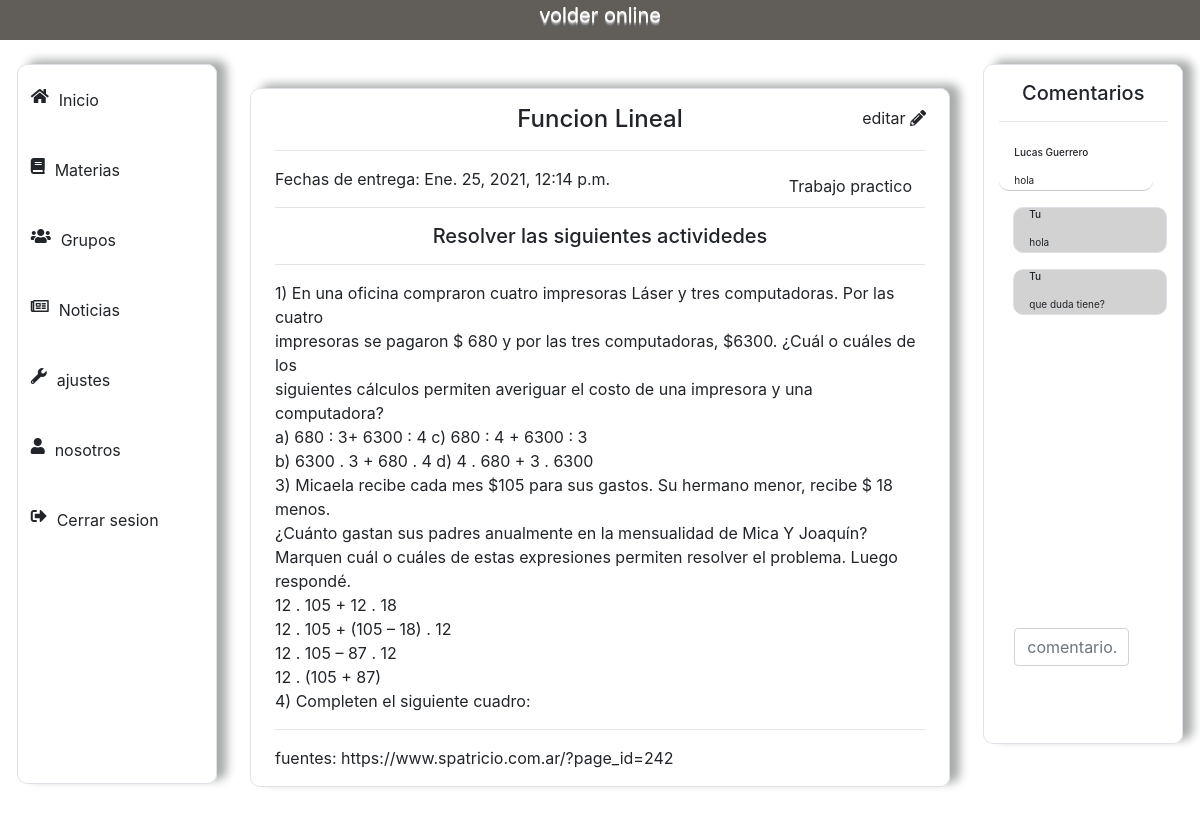
/profesor/ver_trabajo/1 (signed in), run on an earlier commit of the app's database.
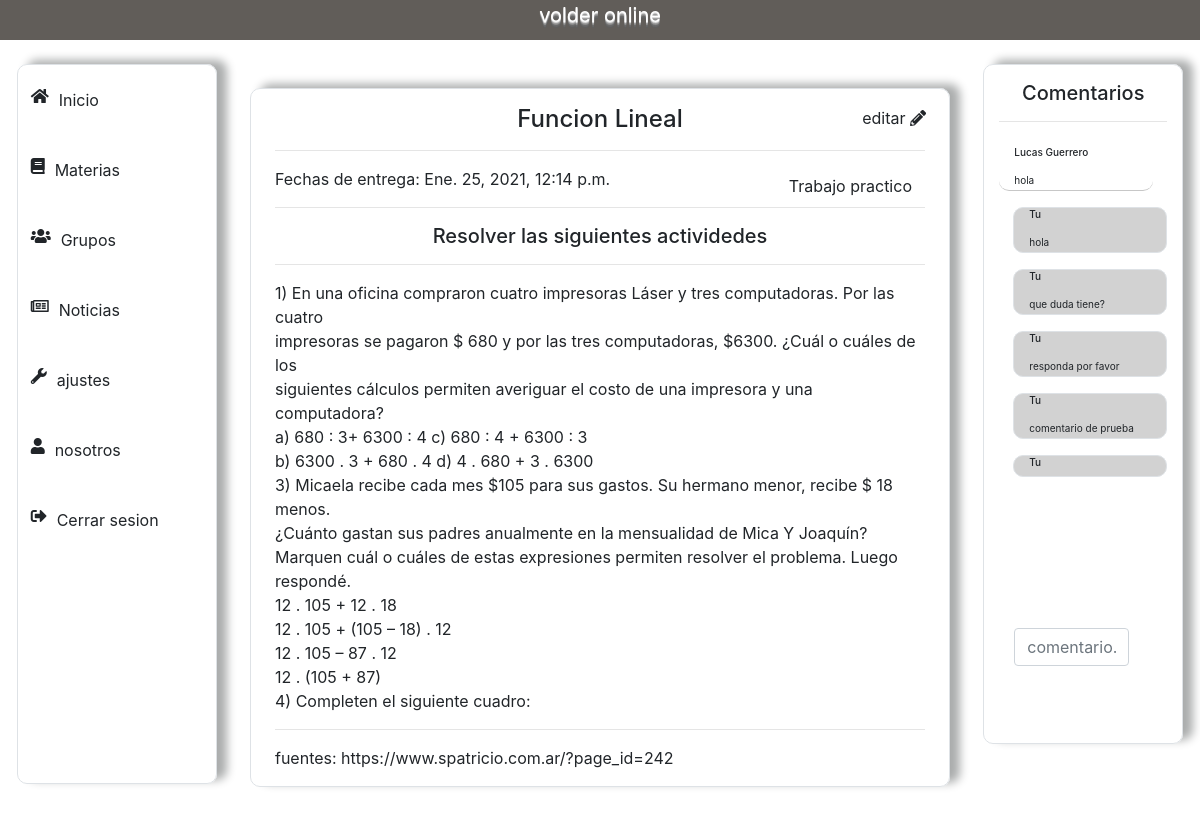
And on a later commit of the database.
### usuarios/models.py (models this page shows, shortened)
class Comentario(models.Model):
    autor = models.ForeignKey(User, on_delete = models.CASCADE)
    comentario = models.CharField(max_length=150)
    trabajo = models.ForeignKey(Trabajo, on_delete = models.CASCADE, null=True, blank=True)
    create = models.DateTimeField(auto_now_add=True, null=True, blank=True)
    def __str__(self):
        return self.comentario

class Estudiante(models.Model):
    user = models.OneToOneField(User, on_delete = models.CASCADE)
    nombre = models.CharField(max_length=50)
    apellido = models.CharField(max_length=50)
    dni = models.IntegerField(unique=True)
    curso = models.ForeignKey(Cursoos, on_delete = models.CASCADE, null=True, blank=True)
    foto =  models.ImageField(upload_to="fotos_de_perfil/estudiante", null=True, blank=True)
    def __str__(self):
        nombre_y_apellido = self.nombre + " " + self.apellido
        return nombre_y_apellido

### volder_app/decorators.py (the view)
        def wrapper(request, *args, **kwargs):
            if not hasattr(request.user, self.attribute):
                return redirect(self.redirect_to_url, **self.args_dict_to_redirect)
            return view(request, *args, **kwargs)

### profesor/views.py (called while the page is built, shortened)
@RequiredUserAttribute(attribute = 'profesor', redirect_to_url = '/preceptor/')
def ver_trabajo(request,id_trabajo):
    trabajo = Trabajo.objects.get(id=id_trabajo)
    if request.user.profesor != trabajo.materia.profesor:
        return redirect("/profesor/")
    comentarios = Comentario.objects.filter(trabajo=trabajo)
    tipo = TipoDeTarea.objects.all()
    cont = {
        "tipo":tipo,
        "trabajo":trabajo,
        "comentarios":comentarios,
    }
    return render(request, "profesor/ver_trabajo.html", cont)

### usuarios/models.py (called while the page is built)
    def __str__(self):
        return self.tipo

### profesor/templates/profesor/ver_trabajo.html (shortened to what this page needs)
{% extends 'profesor/base.html' %}
{% load static %}
{% block content %}
<div id="vista" class="mid-tarea mid-contenido-animacion border col-10 col-md-7 mx-auto my-5 px-4 py-3">
    <h4 class="text-center">{{trabajo.titulo}}</h4>
    <a id="icon" onclick="editar()" class="btn float-right"> editar <i class="fas fa-pencil-alt"></i></a><hr>
    <span>Fechas de entrega: {{trabajo.fecha_de_entrega}}</span>
    <span class="btn float-right"> {{trabajo.tipo_de_trabajo}}</span><hr>
    <h5 class="text-center">{{trabajo.consigna}}<hr></h5>
    {{ trabajo.contenido|linebreaks }}
    <hr>
    <span> fuentes: {{trabajo.fuentes}} </span>
</div>
<div id="container-comentario" class="container-comentario container-animacion  col-10 col-md-2 mx-auto my-4 py-3 border ">
    <h5 class="text-center"> Comentarios</h5><hr>
    <div class="comentarios">
        {% for comentario in comentarios %}
            {% if comentario.autor.estudiante %}
                <div class="comentario mensaje-recibido col-10 col-md-11 my-2 ">
                    <h6 class="nombre"> {{comentario.autor.estudiante}} </h6>
                    <span class="mensaje">
                        {{comentario}}
                    </span>
                </div>
            {% elif comentario.autor.profesor %}
                <div class="comentario mensaje-enviado float-right col-10 col-md-11 my-2 border">
                    <h6 class="nombre"> Tu </h6>
                    <span class="mensaje">
                        {{comentario}}
                    </span>
                </div>
            {% endif %}
        {% endfor %}
    </div>
    <div class="enviar-comentario float-top col-12 mb-3">
            <form id="enviar-datos" method="POST" class="row"> {% csrf_token %}
                <input type="text" name="comentario" class="form-control input-texto col-10" placeholder="comentario..." required>
                <i onclick="enviar()" class="fas fa-dove btn col-2"></i>
            </form>
    </div>
</div>
{% endblock %}

What changed in the data, as far as the page shows it:
added Comentario: comentario "responda por favor"
added Comentario: comentario "comentario de prueba"
